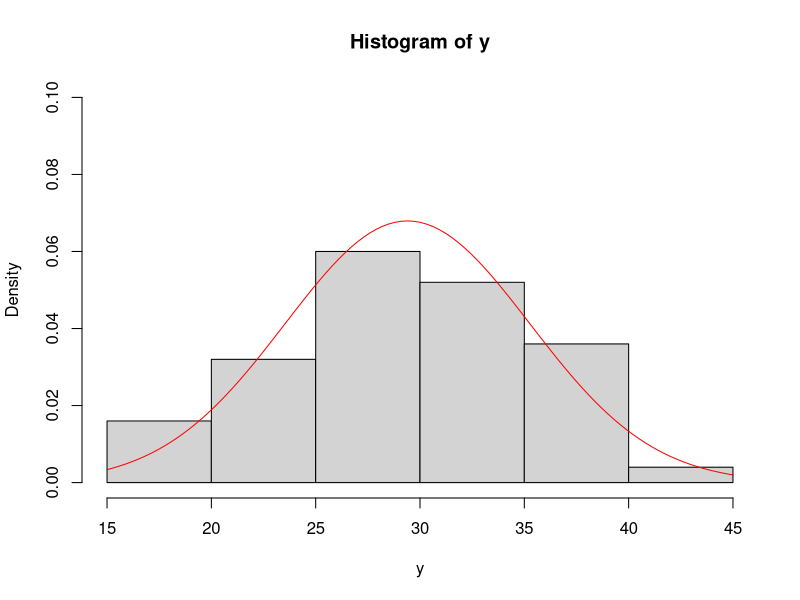
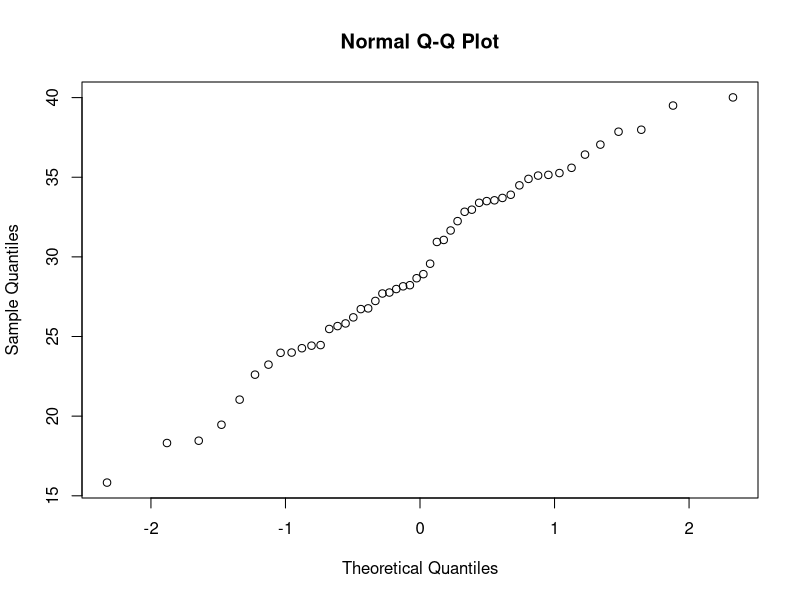
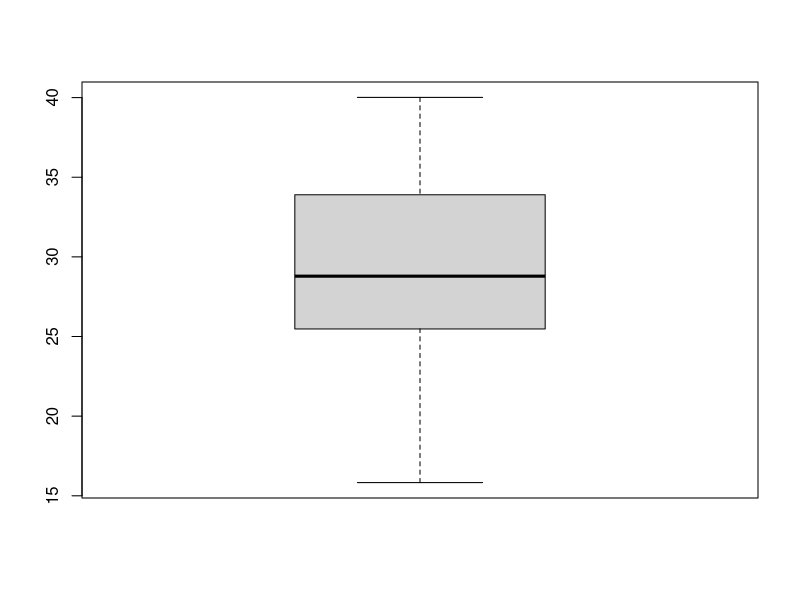
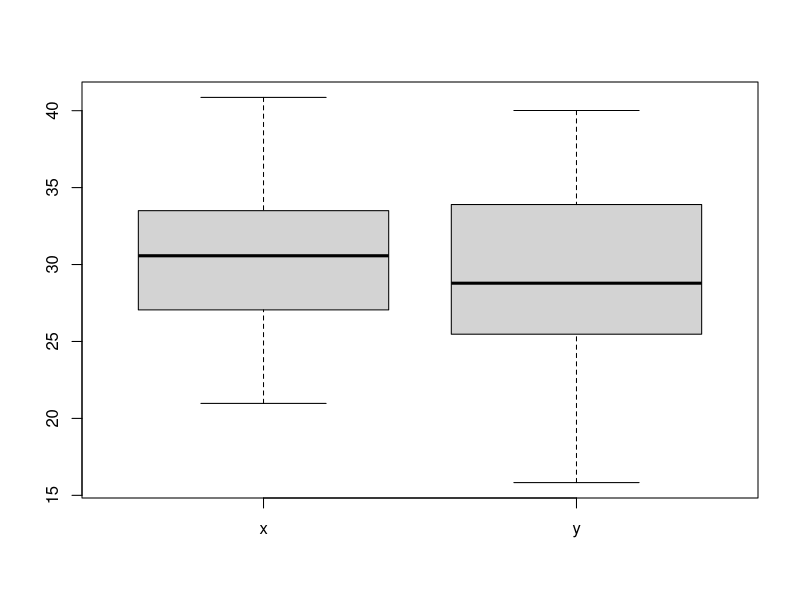
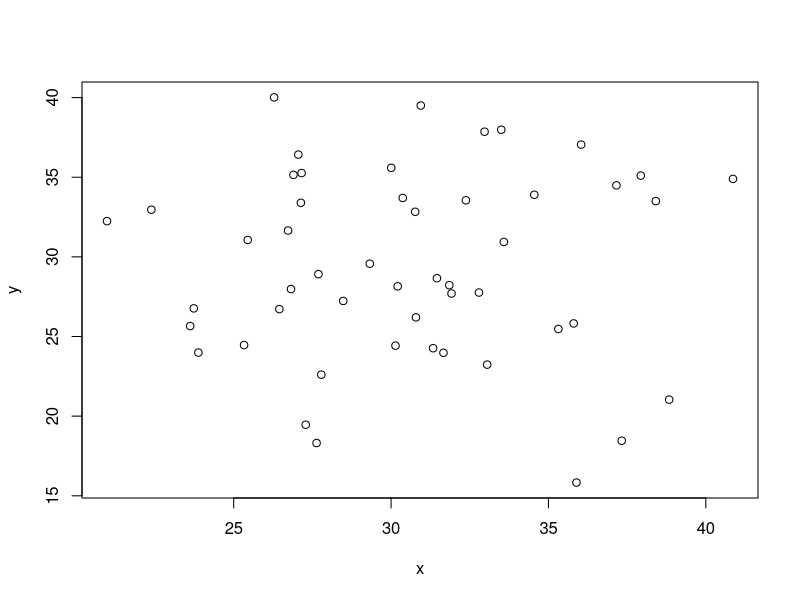
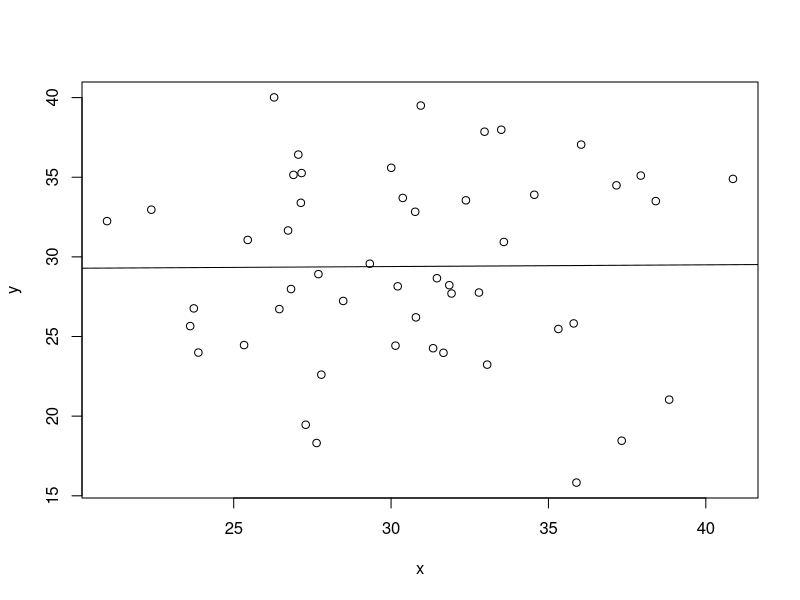
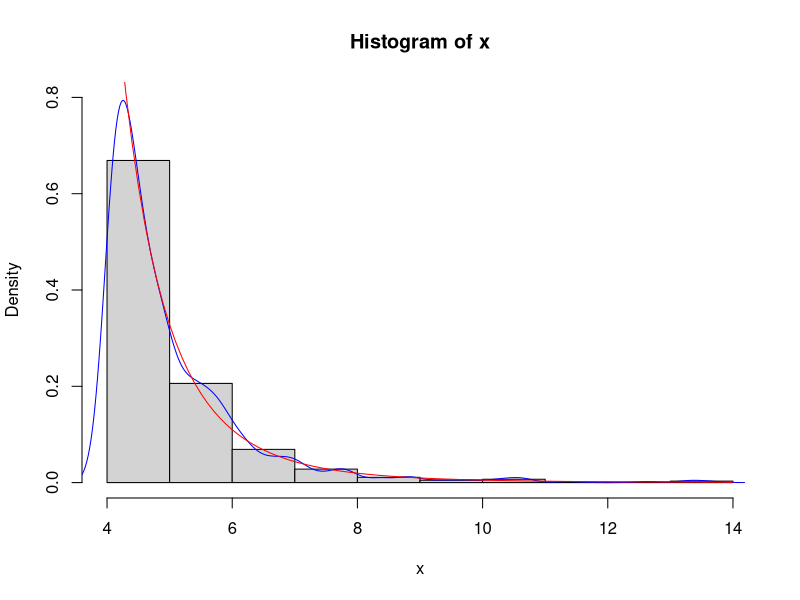
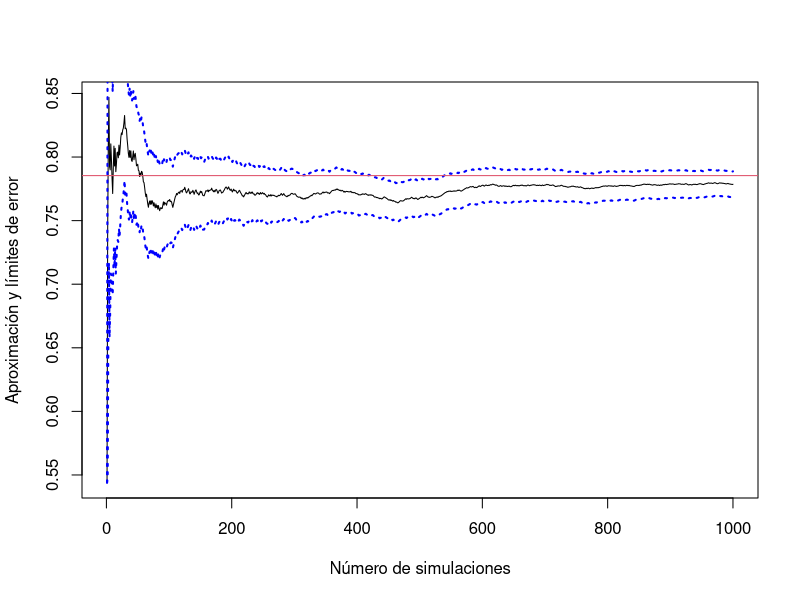

The R script that drew these images, in order:
## ---- chunk 1
set.seed(1)
n <- 50
y <- rchisq(n, 30)
x <- rnorm(n, 30, 5)
## ---- chunk 2
mean(y)
sd(y)
quantile(y)
## ---- chunk 3
hist(y, freq=FALSE, ylim=c(0, 0.1))
curve(dnorm(x,mean=mean(y), sd=sd(y)), col="red", add=TRUE)
## ---- chunk 4
qqnorm(y)
## ---- chunk 5
boxplot(y)
## ---- chunk 6
boxplot(x,y, names=c("x", "y"))
## ---- chunk 7
plot(x,y)
## ---- chunk 8
fit <- lm(y~x)
plot(x,y)
abline(fit)
## ---- chunk 9
tirardados <- function(n=4){
  tiradas <- sample(1:6, n, replace=TRUE)
  res <- FALSE
  
  if (sum(tiradas==6) > 0)
    res <- TRUE
  return(res)
    
}

tirardados(10)
## ---- chunk 10
nsim <- 10000

lanzamientos <- numeric(length = nsim)
for (i in 1:nsim){
  lanzamientos[i] <- tirardados()
}

print(mean(lanzamientos))
print(1-(5/6)^4)
## ---- chunk 11
nsim <- 1000
a <- 5
b <- 4

u <- runif(nsim)
x <- b/( (1-u)^(1/a) )

pareto <- function(x,a,b){
  return((a*b^a)/(x^(a+1)))
}

paretodist <- function(x,a,b){
    return((1-(b/x)^a)*(x >= b))
}

hist(x, freq=FALSE, ylim=c(0,0.8))
lines(density(x), col="blue")
curve(pareto(x,a,b), col="red", add=TRUE)

ks.test(x,paretodist, a=a,b=b)

## ---- chunk 12
nsim <- 1000

f <- function(x){
  res <- (1/(1+x^2)) *(x >= 0 & x <= 1)
  return(res)
}

x <- runif(nsim)

fx <- sapply(x, f)

mean(fx)
pi/4

estim <- cumsum(fx)/1:nsim

estim.err <- sqrt(cumsum((fx-estim)^2))/1:nsim

plot(1:nsim,estim,type='l',ylab='Aproximación y límites de error',
xlab='Número de simulaciones')
z<-qnorm(0.025,lower.tail = FALSE)
lines(estim - z*estim.err,col='blue',lwd=2,lty=3)
lines(estim + z*estim.err,col='blue',lwd=2,lty=3)
abline(h=pi/4,col=2)
